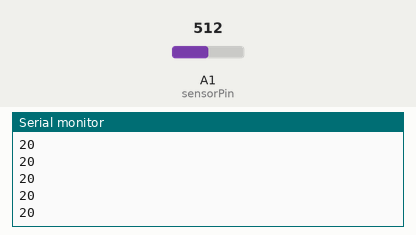
Recording of a sketch running on a simulated Arduino Uno, built with avr-gcc and run on an emulated ATmega328P. On the bench: the last lines printed to the serial monitor. Inputs (shaded band) come from the test bench; at power-on: A1 (sensorPin) = 512.

Above: at 1.2 s.
1.3 s: A1 (sensorPin) set to 716
At 1.9 s:
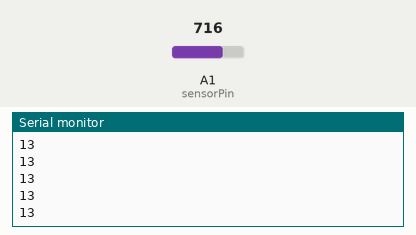
2.8 s: A1 (sensorPin) set to 900
At 3.4 s:
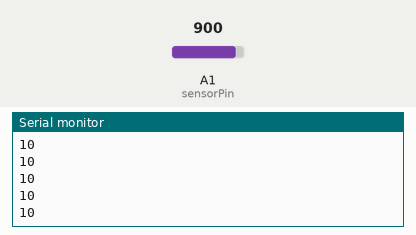
Timing chart, 0 to 5.8 s (numbered marks = the images above; inputs shaded):
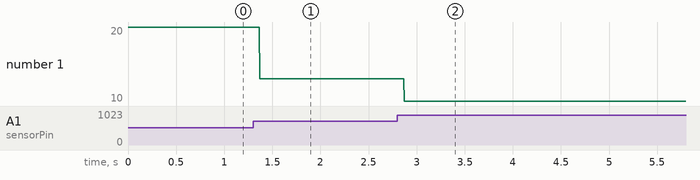

Measured:
- after the input at 1.3 s, the serial monitor: prints a new line after 0.07 s (image 1)
- after the input at 2.8 s, the serial monitor: prints a new line after 0.07 s (image 2)
- plotted number 1: 20 → 13 after the input at 1.3 s, 13 → 10 after the input at 2.8 s

The sketch:

analogReadIRDistanceSensor.ino
```cpp
int sensorPin = A1;
int sensorValue = 0;
int outputValue = 0;


// ADC maps 0V to 5V as 0 to 1023
// Sensor maps 10 cm to 80 cm as 3.1 V to 0.4 V
// Call valid range 0.5 V to 1.5 V
// Power provides some capacitance because no ground (floating); need to adjust ADC reads for floating voltage

void setup() {
  // put your setup code here, to run once:
  Serial.begin(9600);
}

void loop() {
  // put your main code here, to run repeatedly:
  sensorValue = analogRead(sensorPin);
  outputValue = 30431 * pow(sensorValue, -1.169); // centimeters

  Serial.println(outputValue);
}
```
